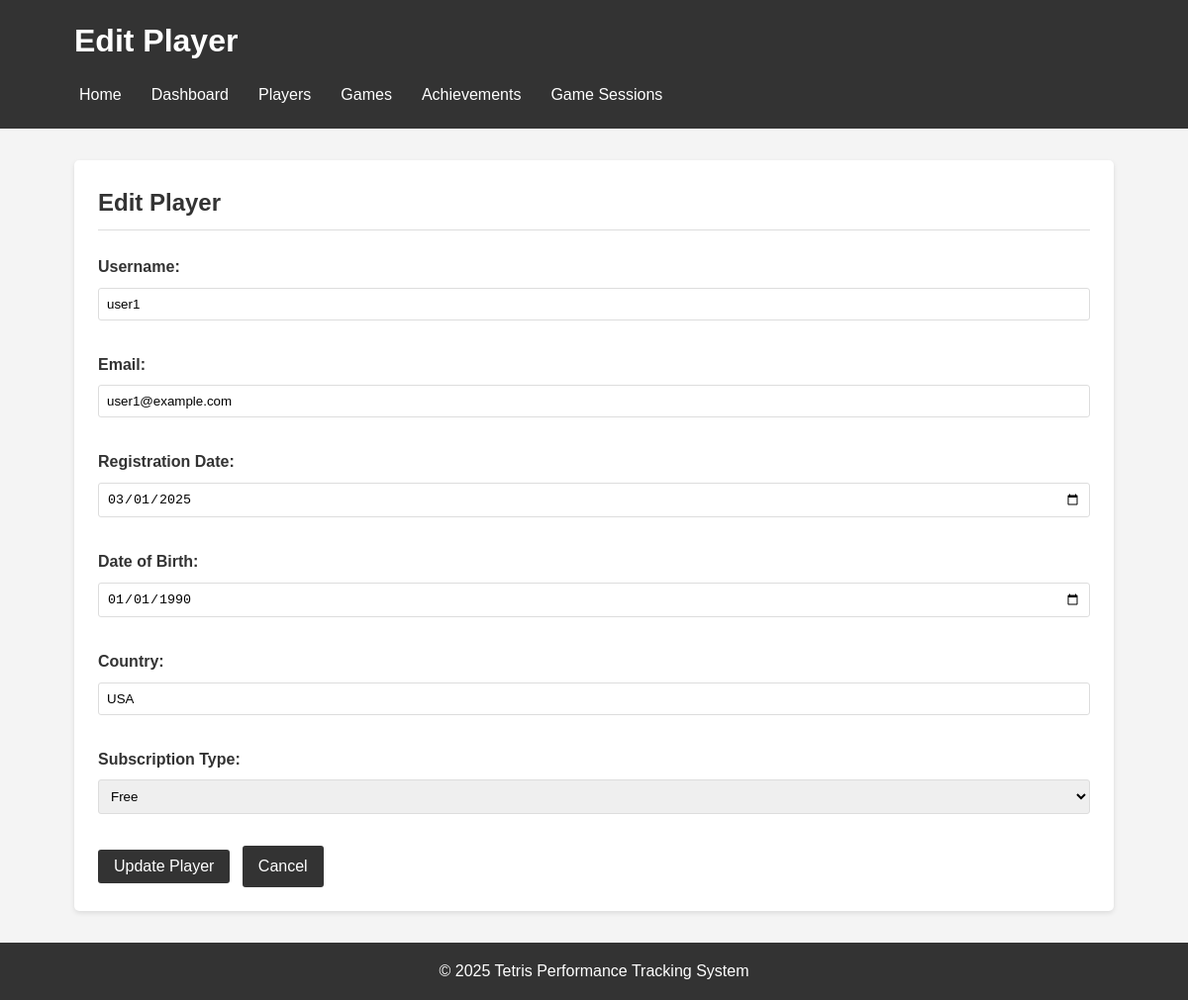
Page /player_form.php?id=1 on the committed database.
### tables this page shows
CREATE TABLE Player (
    player_id INT PRIMARY KEY,
    username VARCHAR(50) NOT NULL,
    email_address VARCHAR(100) NOT NULL UNIQUE,
    date_registration DATE NOT NULL,
    date_of_birth DATE,
    country VARCHAR(50),
    subscription_type ENUM('free','paid') NOT NULL DEFAULT 'free'
);

### player_form.php (the view, shortened to what this page needs)
<?php
include 'includes/db_connection.php';
$player = [
    'player_id' => '',
    'username' => '',
    'email_address' => '',
    'date_registration' => date('Y-m-d'),
    'date_of_birth' => '',
    'country' => '',
    'subscription_type' => 'free'
];
$isEditing = false;
if(isset($_GET['id']) && !empty($_GET['id'])) {
    $player_id = $_GET['id'];
    $isEditing = true;
    $sql = "SELECT * FROM Player WHERE player_id = ?";
    $stmt = $conn->prepare($sql);
    $stmt->bind_param("i", $player_id);
    $stmt->execute();
    $result = $stmt->get_result();
    if($result->num_rows > 0) {
        $player = $result->fetch_assoc();
    } else {
        $error_message = "Player not found!";
    }
}
?>
<!DOCTYPE html>
<html lang="en">
<head>
    <link rel="stylesheet" href="css/style.css">
</head>
<body>
    <header>
        <div class="container">
            <h1><?php echo $isEditing ? 'Edit' : 'Add'; ?> Player</h1>
            <nav>
                <ul>
                    <li><a href="index.php">Home</a></li>
                    <li><a href="dashboard.php">Dashboard</a></li>
                    <li><a href="players.php">Players</a></li>
                    <li><a href="games.php">Games</a></li>
                    <li><a href="achievements.php">Achievements</a></li>
                    <li><a href="sessions.php">Game Sessions</a></li>
                </ul>
            </nav>
        </div>
    </header>
    <main class="container">
        <section class="form-container">
            <h2><?php echo $isEditing ? 'Edit' : 'Add'; ?> Player</h2>
            <form action="" method="POST">
                <div class="form-group">
                    <label for="username">Username:</label>
                    <input type="text" id="username" name="username" value="<?php echo $player['username']; ?>" required>
                </div>
                <div class="form-group">
                    <label for="email_address">Email:</label>
                    <input type="email" id="email_address" name="email_address" value="<?php echo $player['email_address']; ?>" required>
                </div>
                <div class="form-group">
                    <label for="date_registration">Registration Date:</label>
                    <input type="date" id="date_registration" name="date_registration" value="<?php echo $player['date_registration']; ?>" required>
                </div>
                <div class="form-group">
                    <label for="date_of_birth">Date of Birth:</label>
                    <input type="date" id="date_of_birth" name="date_of_birth" value="<?php echo $player['date_of_birth']; ?>">
                </div>
                <div class="form-group">
                    <label for="country">Country:</label>
                    <input type="text" id="country" name="country" value="<?php echo $player['country']; ?>">
                </div>
                <div class="form-group">
                    <label for="subscription_type">Subscription Type:</label>
                    <select id="subscription_type" name="subscription_type">
                        <option value="free" <?php echo ($player['subscription_type'] == 'free') ? 'selected' : ''; ?>>Free</option>
                    </select>
                </div>
                <div class="form-actions">
                    <button type="submit"><?php echo $isEditing ? 'Update' : 'Add'; ?> Player</button>
                    <a href="players.php" class="btn">Cancel</a>
                </div>
            </form>
        </section>
    </main>
    <footer>
        <div class="container">
        <p>&copy; <?php echo date('Y'); ?> Tetris Performance Tracking System</p>
        </div>
    </footer>
</body>
</html>

### css/style.css (style rules this page uses)
* { margin: 0; padding: 0; box-sizing: border-box; }
body { font-family: 'Arial', sans-serif; line-height: 1.6; color: #333; background-color: #f4f4f4; }
.container { width: 90%; max-width: 1200px; margin: 0 auto; padding: 0 15px; }
header { background: #333; color: #fff; padding: 1rem 0; margin-bottom: 2rem; }
header h1 { margin-bottom: 1rem; }
nav ul { display: flex; flex-wrap: wrap; list-style: none; }
nav ul li { margin-right: 20px; margin-bottom: 5px; }
nav ul li a { color: #fff; text-decoration: none; padding: 5px; transition: all 0.3s ease; }
main { padding-bottom: 2rem; }
section { margin-bottom: 2rem; background: #fff; padding: 1.5rem; border-radius: 5px; box-shadow: 0 2px 5px rgba(0,0,0,0.1); }
section h2 { border-bottom: 1px solid #ddd; padding-bottom: 0.5rem; margin-bottom: 1.5rem; }
button, .btn { display: inline-block; background: #333; color: #fff; border: none; padding: 0.5rem 1rem; margin-right: 0.5rem; border-radius: 3px; cursor: pointer; text-decoration: none; font-size: 1rem; transition: background 0.3s ease; }
input, select, textarea { width: 100%; padding: 0.5rem; margin-bottom: 1rem; border: 1px solid #ddd; border-radius: 3px; }
label { display: block; margin-bottom: 0.5rem; font-weight: bold; }
.form-group { margin-bottom: 1rem; }
footer { background: #333; color: #fff; text-align: center; padding: 1rem 0; margin-top: 2rem; }

### rows in the picture
player: username "user1", email_address "user1@example.com", date_registration "03/01/2025", date_of_birth "01/01/1990", country "USA", subscription_type "Free"
